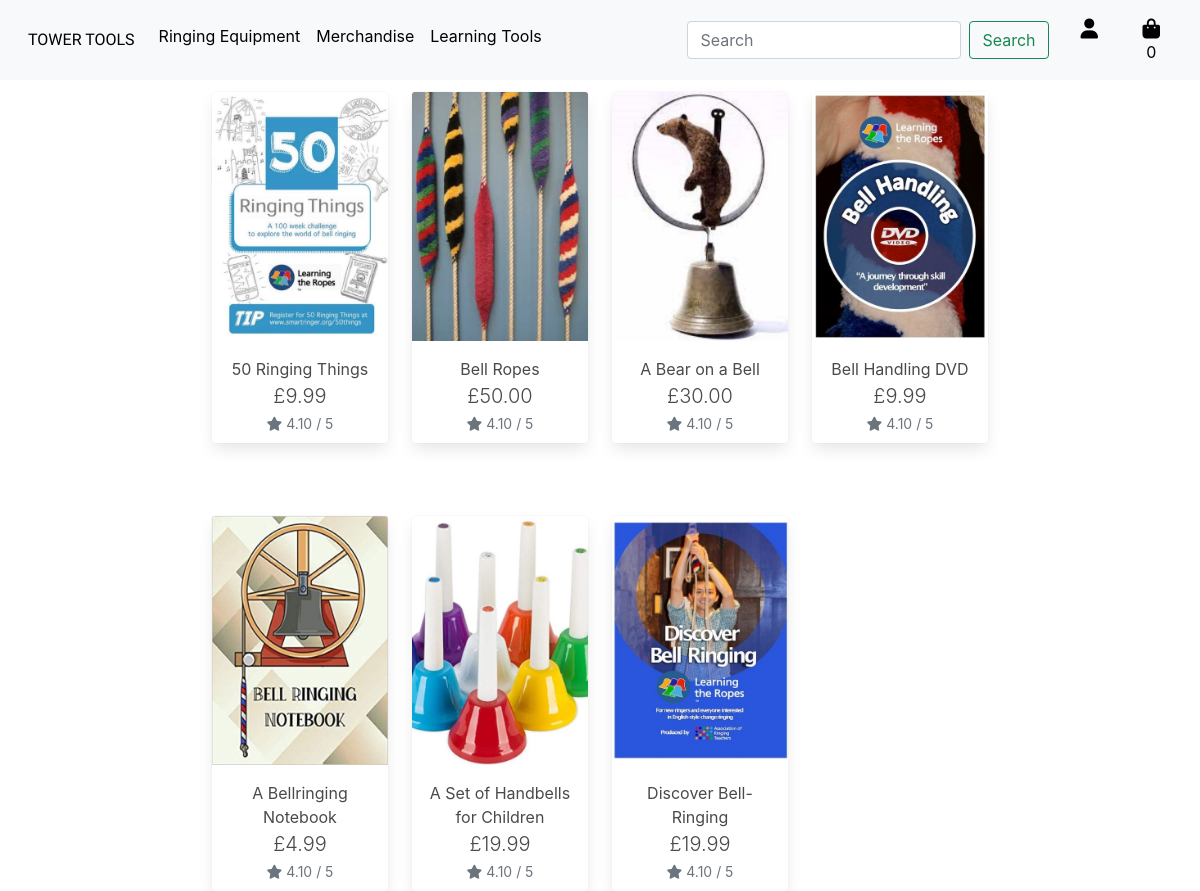
Screenshot of /search with the database file from the repository.
### products/models.py (models this page shows, shortened)
class Product(models.Model):
    category = models.ForeignKey('Category', null=True, blank=True, on_delete=models.SET_NULL)
    sku = models.CharField(max_length=254, null=True, blank=True)
    name = models.CharField(max_length=254)
    friendly_name = models.CharField(max_length=254, null=True, blank=True)
    description = models.TextField()
    rope_size_option = models.BooleanField(default=False, null=True, blank=True)
    price = models.DecimalField(max_digits=6, decimal_places=2)
    rating = models.DecimalField(max_digits=6, decimal_places=2, null=True, blank=True)
    image_url = models.URLField(max_length=1024, null=True, blank=True)
    image = models.ImageField(null=True, blank=True)

### home/views.py (the view, shortened to what this page needs)
# urls.py: path('search', views.search, name='search'),
def search(request):
    products = Product.objects.all()
    query = None
    context = {
        'products': products,
        'search_term': query,
    }
    return render(request, 'search.html', context)

### bag/contexts.py (called while the page is built, shortened)
def bag_contents(request):
    bag_items = []
    free_delivery_threshold = 50
    standard_delivery_percentage = 0.1
    total = 0
    product_count = 0
    bag = request.session.get('bag', {})
    if total < free_delivery_threshold:
        delivery = total * Decimal(standard_delivery_percentage)
        remaining_to_free_del = free_delivery_threshold - total
    else:
        delivery = 0
        remaining_to_free_del = 0
    grand_total = delivery + total
    context = {
        'bag_items': bag_items,
        'total': total,
        'product_count': product_count,
        'delivery': delivery,
        'remaining_to_free_del': remaining_to_free_del,
        'grand_total': grand_total,
    }
    return context

### templates/search.html (shortened to what this page needs)
{% extends "base.html" %}
{% load static %}
{% block content %}
<div class="container">
    <div class="row">
        <div class="product-container col-10 offset-1">
            <div class="row">
                {% for product in products %}
                    <div class="col-sm-6 col-md-6 col-lg-4 col-xl-3">
                        <div class="card h-100 border-0">
                            {% if product.image %}
                            <a href="{% url 'product_detail' product.id %}">
                                <img class="card-img-top img-fluid" src="/static/imgs/{{ product.image }}" alt="{{ product.friendly_name }}">
                            </a>
                            {% else %}
                            <a href="{% url 'product_detail' product.id %}">
                                <img class="card-img-top img-fluid" src="/static/imgs/no_image.jpg" alt="{{ product.friendly_name }}">
                            </a>
                            {% endif %}
                            <div class="card-body pb-0">
                                <p class="mb-0 text-center">{{ product.friendly_name }}</p>
                            </div>
                            <div class="card-footer pt-0 border-0 text-center m-auto">
                                <div class="row">
                                    <div class="col">
                                        <p class="lead mb-0 text-left font-weight-bold text-center">£{{ product.price }}</p>
                                        {% if product.rating %}
                                            <small class="text-muted text-center"><i class="fas fa-star mr-1"></i>{{ product.rating }} / 5</small>
                                        {% else %}
                                            <small class="text-muted text-center">No Rating</small>
                                        {% endif %}
                                    </div>
                                </div>
                            </div>
                        </div>
                    </div>
                    {% if forloop.counter|divisibleby:4 %}
                        <div class="col-12 d-none d-xl-block mb-5">
                            <hr>
                        </div>
                    {% endif %}
                {% endfor %}
            </div>
        </div>
    </div>
</div>
{% endblock %}

### templates/base.html (shortened to what this page needs)
{% load static %}
<!DOCTYPE html>
<html lang="en">
<head>
    {% block corecss %}
        <link rel="stylesheet" href="https://cdnjs.cloudflare.com/ajax/libs/font-awesome/6.0.0-beta3/css/all.min.css" />
        <link href="https://cdn.jsdelivr.net/npm/bootstrap@5.1.3/dist/css/bootstrap.min.css" rel="stylesheet">
        <link rel="stylesheet" href="https://cdn.jsdelivr.net/npm/bulma@0.9.3/css/bulma.min.css">
        <link rel="stylesheet" href="{% static 'css/base.css' %}">
    {% endblock %}
</head>
<body>
  <nav class="navbar navbar-expand-lg navbar-light bg-light">
    <div class="container-fluid">
      <a href="{% url 'home' %}" class="nav-link main-logo-link">
        <h2 class="logo-font text-black my-0">Tower Tools</h2>
      </a>
      <div class="collapse navbar-collapse" id="dropdown_menu">
        <ul class="navbar-nav me-auto mb-2 mb-lg-0">
          <li class="nav-item">
            <a class="nav-link text-black" href="{% url 'products/ringing_equipment' %}">Ringing Equipment</a>
          </li>
          <li class="nav-item">
            <a class="nav-link text-black" href="{% url 'products/merchandise' %}">Merchandise</a>
          </li>
          <li class="nav-item">
            <a class="nav-link text-black" href="{% url 'products/learning_tools' %}">Learning Tools</a>
          </li>
        </ul>
        <form class="d-flex mr-4" method="GET" action="{% url 'search' %}">
          <input class="form-control me-2" type="search" name="q" placeholder="Search" aria-label="Search">
          <button class="btn btn-outline-success" type="submit">Search</button>
        </form>
      </div>
      <ul class="mr-3">
        <li class="dropdown list-inline-item">
          <a class="text-black nav-link" href="#" id="user-options" data-bs-toggle="dropdown" aria-haspopup="true"
            aria-expanded="false">
            <i class="fas fa-user fa-lg"></i>
          </a>
        </li>
        <li class="list-inline-item">
          <a class="{% if in_basket %}text-info font-weight-bold text-black{% else %}text-black{% endif %} nav-link"
            href="{% url 'view_bag' %}">
            <div class="text-center">
              <div><i class="fas fa-shopping-bag fa-lg"></i></div>
              <p class="my-0">
                {% if bag_items %}
                  {{ product_count }}
                {% else %}
                  0
                {% endif %}
              </p>
            </div>
          </a>
        </li>
      </ul>
    </div>
  </nav>
    {% block content %}
    {% endblock %}
</body>
</html>

### static/css/base.css (style rules this page uses)
html { height: 100%; }
.logo-font { text-transform: uppercase; color: black; font-family: 'Stardos Stencil', cursive; }

### rows the page displays
Product: image (picture), friendly_name "50 Ringing Things", price "9.99", rating "4.10"
Product: image (picture), friendly_name "Bell Ropes", price "50.00", rating "4.10"
Product: image (picture), friendly_name "A Bear on a Bell", price "30.00", rating "4.10"
Product: image (picture), friendly_name "Bell Handling DVD", price "9.99", rating "4.10"
Product: image (picture), friendly_name "A Bellringing Notebook", price "4.99", rating "4.10"
Product: image (picture), friendly_name "A Set of Handbells for Children", price "19.99", rating "4.10"
Product: image (picture), friendly_name "Discover Bell-Ringing", price "19.99", rating "4.10"
